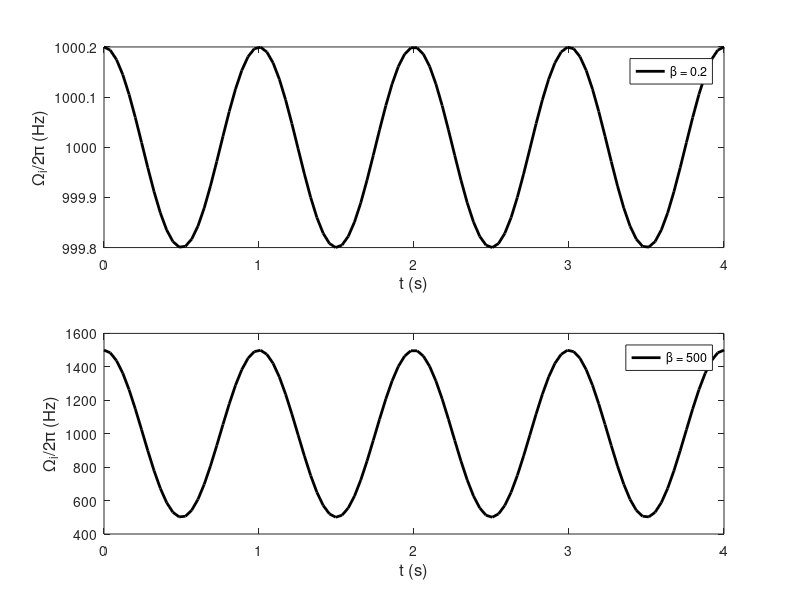
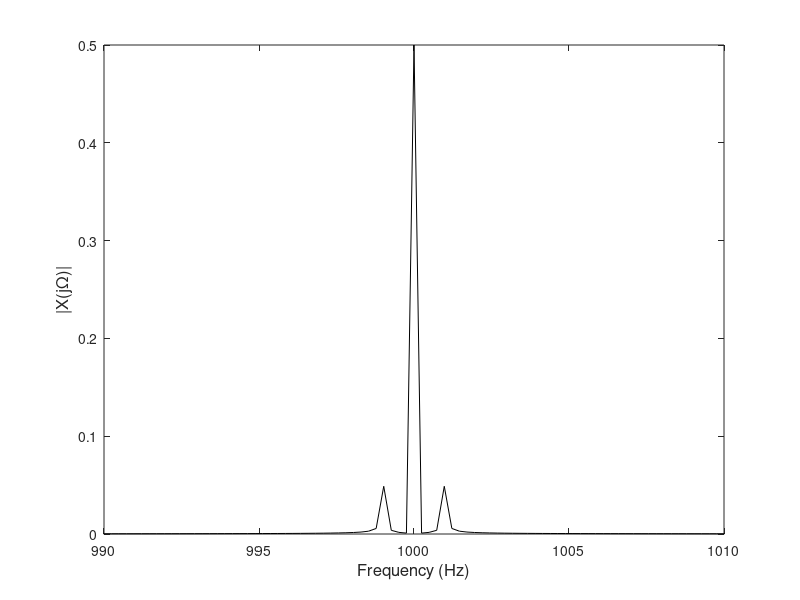

These charts were generated, in order, by the following MATLAB code: (Note: this script raises an error after producing the figures.)
%% Problem 6: Frequency modulation
%% a)
t = linspace(0,4);
Wc = 2*pi*1e3;
Wm = 2*pi;

Wi = @(beta, t) Wc + beta*Wm*cos(Wm*t);

figure
subplot(211)
plot(t, Wi(0.2, t)/(2*pi), 'k', 'LineWidth', 2);
xlabel('t (s)', 'FontSize', 12);
ylabel('\Omega_i/2\pi (Hz)', 'FontSize', 12);
legend('\beta = 0.2')

subplot(212)
plot(t, Wi(500, t)/(2*pi), 'k', 'LineWidth', 2)
xlabel('t (s)', 'FontSize', 12);
ylabel('\Omega_i/2\pi (Hz)', 'FontSize', 12);
legend('\beta = 500')
saveas(gca, '../figs/hw6_fm_a', 'epsc')

%% d)
beta = 0.2;
N = 32768;
n = 0:N-1;
% 
x = cos(pi/4*n) - beta*sin(pi/4e3*n).*sin(pi/4*n);

% soundsc(x)

% (i)
dt = 1/8e3;
df = 1/(N*dt);
f = -1/(2*dt):df:1/(2*dt)-df;
X = fftshift(fft(x, N)/N);

figure
plot(f, abs(X), 'k')
ylabel('|X(j\Omega)|', 'FontSize', 12)
xlabel('Frequency (Hz)', 'FontSize', 12)
axis([990 1010 0 0.5])
saveas(gca, '../figs/hw6_fm_di', 'epsc')

% (ii) 
figure
spectrogram(x, 256, 250, 256, 8e3);
saveas(gca, '../figs/hw6_fm_dii', 'epsc')

%% e)
beta = 500;
N = 32768;
n = 0:N-1;

x = cos(pi/4*n + beta*sin(pi*n/4e3));
% soundsc(x)

% (i)
dt = 1/8e3;
df = 1/(N*dt);
f = -1/(2*dt):df:1/(2*dt)-df;
X = fftshift(fft(x, N)/N);

figure
plot(f, abs(X), 'k')
ylabel('|X(j\Omega)|', 'FontSize', 12)
xlabel('Frequency (Hz)', 'FontSize', 12)
saveas(gca, '../figs/hw6_fm_ei', 'epsc')

% (ii) 
figure
spectrogram(x, 256, 250, 256, 8e3);
saveas(gca, '../figs/hw6_fm_eii', 'epsc')
